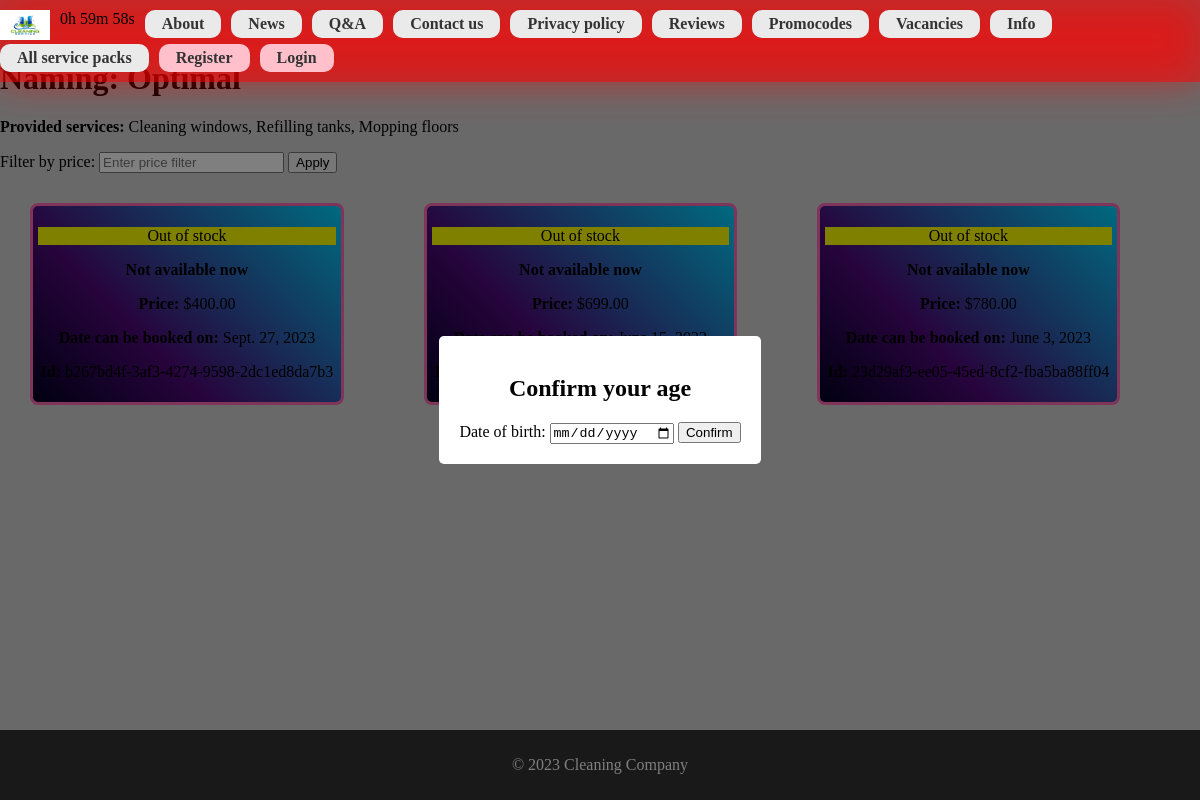
Screenshot of /cleaning/servicepack/11 with the database file from the repository.
### cleaning/models.py (models this page shows, shortened)
class ServicePack(models.Model):
    naming = models.CharField(max_length=200, help_text="Enter the service pack naming")
    service = models.ManyToManyField(Service, help_text='Select a service for this service pack')
    purchase_count = models.PositiveIntegerField(default=0)
    def display_service(self):
        return ', '.join(service.name for service in self.service.all()[:3])
    display_service.short_description = 'Service'

class Service(models.Model):
    name = models.CharField(max_length=100, help_text="Enter the service to perform")
    def __str__(self):
        return self.name

class ServicePackInstance(models.Model):
    id = models.UUIDField(primary_key=True, default=uuid.uuid4, help_text="Unique ID for particular Service Pack")
    service_pack = models.ForeignKey('ServicePack', on_delete=models.SET_NULL, null=True)
    price = models.DecimalField(max_digits=10, decimal_places=2, default='0.00')
    date_created = models.DateField(null=True, blank=True)
    purchase_count = models.PositiveIntegerField(default=0)
    AVAILABLE_STATUS = (
        ('a', 'Available'),
        ('o', 'Out of stock'),
        ('c', 'Coming soon')
    )
    status = models.CharField(
        max_length=1,
        choices=AVAILABLE_STATUS,
        blank=True,
        default='a',
        help_text='Service pack availability'
    )
    class Meta:
        ordering = ['price']

### cleaning/views.py (the view)
# urls.py: path('servicepack/<int:pk>', views.ServicePackDetailView.as_view(), name='servicepack-detail')
class ServicePackDetailView(generic.DetailView):
    model = ServicePack
    template_name = 'cleaning/servicepack_detail.html'
    def get_context_data(self, **kwargs):
        context = super().get_context_data(**kwargs)
        servicepack = self.get_object()
        price_filter = self.request.GET.get('price')
        if price_filter:
            filtered_copies = servicepack.servicepackinstance_set.filter(price__lt=price_filter)
        else:
            filtered_copies = servicepack.servicepackinstance_set.all()
        context['filtered_copies'] = filtered_copies
        context['price_filter'] = price_filter
        return context

### cleaning/templates/cleaning/servicepack_detail.html (shortened to what this page needs)
{% extends "base_generic.html" %}
{% load static %}
{% block styling %}
    <link rel="stylesheet" href="{% static 'cleaning/css/servicepack_detail.css' %}">
{% endblock %}
{% block content %}
    <h1>Naming: {{ servicepack.naming }}</h1>
    <div>
        <div class="service-info">
            <p><strong>Provided services:</strong> {{ servicepack.service.all|join:", " }}</p>
            <form method="GET">
                <label for="price-filter">Filter by price:</label>
                <label>
                    <input type="number" name="price" value="{{ price_filter }}" placeholder="Enter price filter"
                           pattern="[0-9]+">
                </label>
                <button type="submit">Apply</button>
            </form>
        </div>
        <div class="available-packs-grid">
            {% for copy in filtered_copies %}
                <div class="servicepack">
                    <p class="{% if copy.status == 'a' %}text-success{% elif copy.status == 'o' %}text-danger{% else %}text-warning{% endif %}">
                        {{ copy.get_status_display }}
                    </p>
                    {% if copy.status != 'a' %}
                        <p><strong>Not available now</strong></p>
                    {% endif %}
                    <p><strong>Price:</strong> ${{ copy.price }}</p>
                    <p><strong>Date can be booked on:</strong> {{ copy.date_created }}</p>
                    <p class="text-muted"><strong>Id:</strong> {{ copy.id }}</p>
                </div>
            {% endfor %}
        </div>
    </div>
{% endblock %}

### cleaning/static/cleaning/css/styles.css (style rules this page uses)
body { display: flex; flex-direction: column; min-height: 100vh; margin: 0; background-color: #d3d3d3; }

### cleaning/static/cleaning/css/age.css (style rules this page uses)
body.modal-open { overflow: hidden; }

### cleaning/static/cleaning/css/servicepack_detail.css (style rules this page uses)
.available-packs-grid { display: grid; grid-template-columns: auto auto auto auto auto; gap: 20px; }
.servicepack { text-align: center; margin: 30px; padding: 5px; border: 3px solid hotpink; background: linear-gradient(45deg, rgba(2, 0, 36, 1) 0%, rgba(78, 9, 121, 1) 35%, rgba(0, 212, 255, 1) 100%); border-radius: 8px; transition: transform 0.3s ease; }
.servicepack > p.text-danger { background-color: yellow; }

### rows the page displays
ServicePack: naming "Optimal", service.all "Cleaning windows, Refilling tanks, Mopping floors"
ServicePackInstance: status "Out of stock", shows "Not available now", price "400.00", date_created "Sept. 27, 2023", id "b267bd4f-3af3-4274-9598-2dc1ed8da7b3"
ServicePackInstance: status "Out of stock", shows "Not available now", price "699.00"
ServicePackInstance: status "Out of stock", shows "Not available now", price "780.00", date_created "June 3, 2023", id "23d29af3-ee05-45ed-8cf2-fba5ba88ff04"
